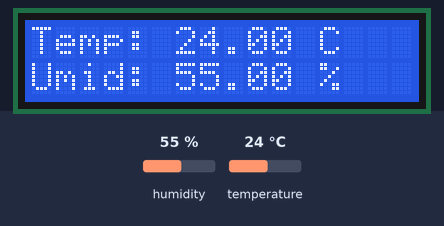
This program was run on a simulated Arduino Uno, built with avr-gcc and run on an emulated ATmega328P. Parts: 16×2 character LCD. Inputs (shaded band) come from the test bench; at power-on: humidity 55 %, temperature 24 °C. What the program prints to the serial monitor is not drawn.

Above: at 2.6 s.
2.7 s: humidity set to 22 %
At 7.3 s:
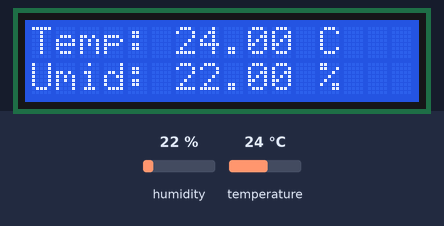
7.7 s: temperature set to 12 °C
At 10.5 s:
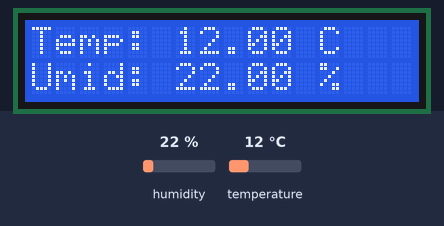
12.7 s: humidity set to 40 %
At 14.7 s:
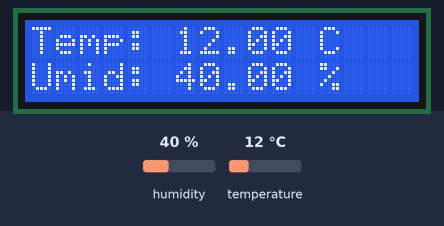
17.7 s: temperature set to 19 °C
At 19.0 s:
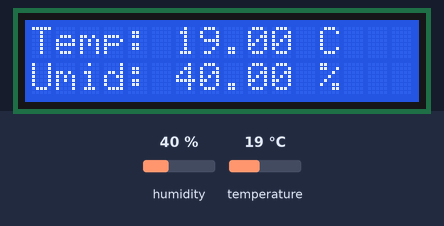
Timing chart, 0 to 20.7 s (numbered marks = the images above; inputs shaded):
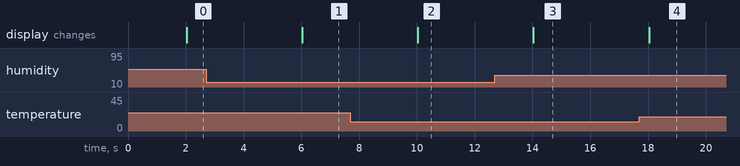

Measured:
- after the input at 2.7 s, the display: changes after 3.3 s (image 1)
- after the input at 7.7 s, the display: changes after 2.3 s (image 2)
- after the input at 12.7 s, the display: changes after 1.3 s (image 3)
- after the input at 17.7 s, the display: changes after 0.34 s (image 4)

The program:

main.cpp
```cpp
#include <Arduino.h>
#include <Wire.h>
#include <LiquidCrystal_I2C.h>
#include <DHT.h>

// Cria o sensor DHT22 no pino A0
DHT sensor(A0, DHT22);

// Cria o display LCD (endereço 0x27, 16 colunas e 2 linhas)
LiquidCrystal_I2C lcd(0x27, 16, 2);

// Variáveis para controlar o tempo com millis()
unsigned long tempoAnterior = 0;
const unsigned long intervaloLeitura = 2000; // 2 segundos

void setup() {
  Serial.begin(9600);    // Inicia o monitor serial
  sensor.begin();        // Inicia o sensor DHT22
  lcd.init();            // Inicia o LCD
  lcd.backlight();       // Liga a luz do LCD

  lcd.setCursor(0, 0);
  lcd.print("Iniciando...");
  delay(1000);           // Só pra mostrar "Iniciando" uma vez
}

void loop() {
  unsigned long tempoAtual = millis(); // Lê o tempo atual do Arduino

  // Faz a leitura a cada 2 segundos
  if (tempoAtual - tempoAnterior >= intervaloLeitura) {
    tempoAnterior = tempoAtual; // Atualiza o tempo da última leitura

    // Lê os valores do sensor
    float temperatura = sensor.readTemperature();
    float umidade = sensor.readHumidity();

    // Se der erro na leitura
    if (isnan(temperatura) || isnan(umidade)) {
      Serial.println("Erro ao ler o sensor!");
      lcd.clear();
      lcd.setCursor(0, 0);
      lcd.print("Erro no sensor!");
      return;
    }

    // Mostra no Serial Monitor
    Serial.print("Temperatura: ");
    Serial.print(temperatura);
    Serial.print(" °C  |  Umidade: ");
    Serial.print(umidade);
    Serial.println(" %");

    // Mostra no LCD
    lcd.clear();
    lcd.setCursor(0, 0);
    lcd.print("Temp: ");
    lcd.print(temperatura);
    lcd.print(" C");

    lcd.setCursor(0, 1);
    lcd.print("Umid: ");
    lcd.print(umidade);
    lcd.print(" %");
  }

  // Aqui o Arduino pode fazer outras coisas enquanto espera os 2s
}
```
